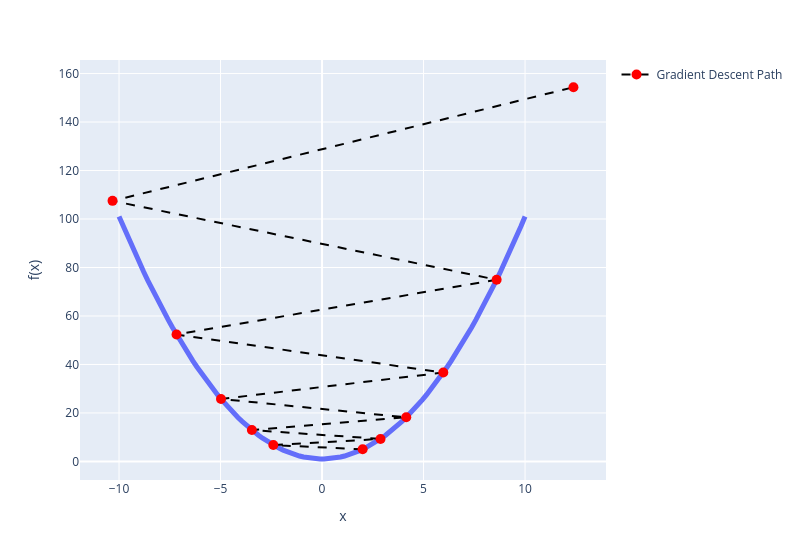

The code cell stored with this chart in its notebook:
### Markdown cell above
<link rel="stylesheet" href="berkeley.css">

<h3 class="cal cal-h3">Convergence on the Parabola</h3>

### Code cell
x = np.linspace(-10, 10, 100)
y = x**2 + 1
fig = px.line(x=x, y=y, labels={'x': 'x', 'y': 'f(x)'})
fig.update_traces(line_width=5)

def grad_f(x):
    return 2 * x
w0 = 2
path = gradient_descent(w0, grad_f, learning_rate=1.1, nepochs=10)
fig.add_scatter(x=path, y=path**2 + 1, mode='markers+lines',
                marker=dict(size=10, color='red'),
                line=dict(color='black', width=2, dash="dash"),
                name='Gradient Descent Path')

### Figure 1 — Plotly figure (JSON) as saved in the notebook; plotly's stock layout.template omitted (floating-point values rounded to 4 significant figures)
{"data": [{"hovertemplate": "x=%{x}<br>f(x)=%{y}<extra></extra>", "legendgroup": "", "line": {"color": "#636efa", "dash": "solid", "width": 5}, "marker": {"symbol": "circle"}, "mode": "lines", "name": "", "orientation": "v", "showlegend": false, "type": "scatter", "x": [-10.0, -9.798, -9.596, -9.394, -9.192, -8.99, -8.788, -8.586, -8.384, -8.182, -7.98, -7.778, -7.576, -7.374, -7.172, -6.97, -6.768, -6.566, -6.364, -6.162, -5.96, -5.758, -5.556, -5.354, -5.152, -4.949, -4.747, -4.545, -4.343, -4.141, -3.939, -3.737, -3.535, -3.333, -3.131, -2.929, -2.727, -2.525, -2.323, -2.121, -1.919, -1.717, -1.515, -1.313, -1.111, -0.9091, -0.7071, -0.5051, -0.303, -0.101, 0.101, 0.303, 0.5051, 0.7071, 0.9091, 1.111, 1.313, 1.515, 1.717, 1.919, 2.121, 2.323, 2.525, 2.727, 2.929, 3.131, 3.333, 3.535, 3.737, 3.939, 4.141, 4.343, 4.545, 4.747, 4.949, 5.152, 5.354, 5.556, 5.758, 5.96, 6.162, 6.364, 6.566, 6.768, 6.97, 7.172, 7.374, 7.576, 7.778, 7.98, 8.182, 8.384, 8.586, 8.788, 8.99, 9.192, 9.394, 9.596, 9.798, 10.0], "xaxis": "x", "y": [101.0, 97.0, 93.08, 89.25, 85.49, 81.82, 78.23, 74.72, 71.29, 67.94, 64.68, 61.49, 58.39, 55.37, 52.43, 49.58, 46.8, 44.11, 41.5, 38.97, 36.52, 34.15, 31.86, 29.66, 27.54, 25.5, 23.54, 21.66, 19.87, 18.15, 16.52, 14.97, 13.5, 12.11, 10.81, 9.581, 8.438, 7.377, 6.397, 5.5, 4.683, 3.949, 3.296, 2.724, 2.235, 1.826, 1.5, 1.255, 1.092, 1.01, 1.01, 1.092, 1.255, 1.5, 1.826, 2.235, 2.724, 3.296, 3.949, 4.683, 5.5, 6.397, 7.377, 8.438, 9.581, 10.81, 12.11, 13.5, 14.97, 16.52, 18.15, 19.87, 21.66, 23.54, 25.5, 27.54, 29.66, 31.86, 34.15, 36.52, 38.97, 41.5, 44.11, 46.8, 49.58, 52.43, 55.37, 58.39, 61.49, 64.68, 67.94, 71.29, 74.72, 78.23, 81.82, 85.49, 89.25, 93.08, 97.0, 101.0], "yaxis": "y"}, {"line": {"color": "black", "dash": "dash", "width": 2}, "marker": {"color": "red", "size": 10}, "mode": "markers+lines", "name": "Gradient Descent Path", "type": "scatter", "x": [2.0, -2.4, 2.88, -3.456, 4.147, -4.977, 5.972, -7.166, 8.6, -10.32, 12.38], "y": [5.0, 6.76, 9.294, 12.94, 18.2, 25.77, 36.66, 52.36, 74.95, 107.5, 154.4]}], "layout": {"legend": {"tracegroupgap": 0}, "margin": {"t": 60}, "width": 800, "xaxis": {"anchor": "y", "domain": [0, 1], "title": {"text": "x"}}, "yaxis": {"anchor": "x", "domain": [0, 1], "title": {"text": "f(x)"}}}}
